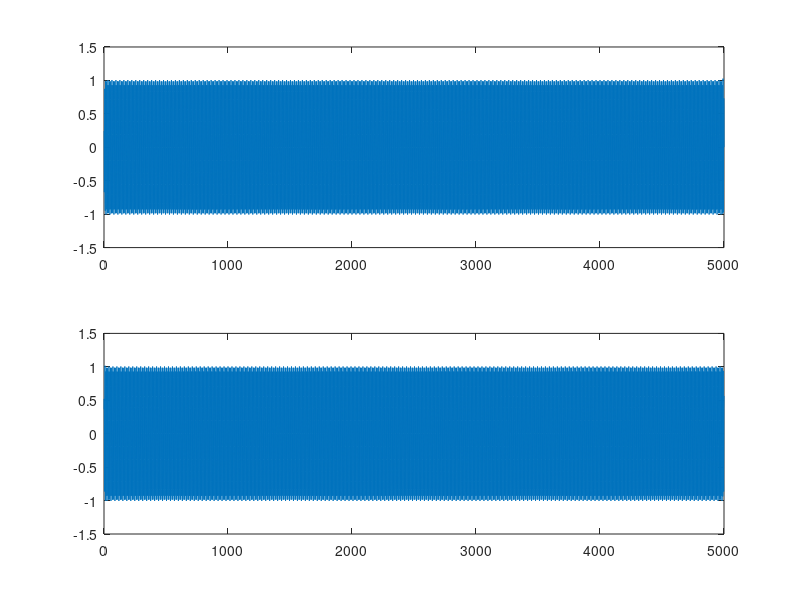
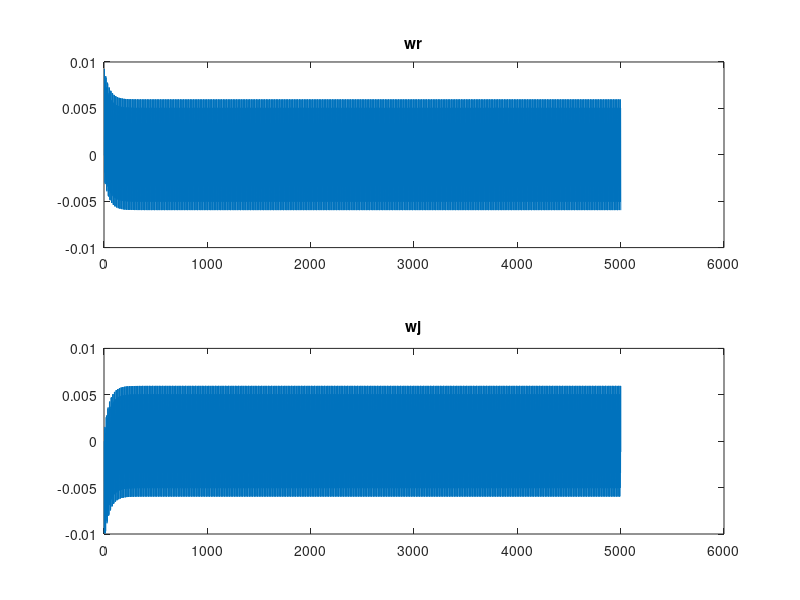

MATLAB code for these plots, in order:
close all
clear all
clc

% Choose how much amplitude and phase mismatch between local oscillator
% signals
ampl_mismatch_db = 0;  %[dB]
IQ_phase_mismatch = 0; %[degrees]


%% Some parameters
Fs2 = 16e6;
downrate = 200;
Fs = downrate * Fs2;
dT = 1/Fs;
RF_ampl = 2;
LOI_ampl = 1*10^(ampl_mismatch_db/20);
LOQ_ampl = 1;
RF_freq = 2.440e8;


%% Choose which sideband the LO downconverts

% For this sideband, output amplitude should be ~0 - jon
% LO_freq = RF_freq + 2.5e6;

% For this sideband, output amplitude should be ~1/2 - jon
 LO_freq = RF_freq - 2.5e6;


%% Create a complex bandpass FIR filter
Hlp = fir1(28,1e6/(Fs2/2));     % Lowpass prototype
N = length(Hlp)-1;
Fbp = 2.5e6/(Fs2/2);                              % Desired frequency shift
j = complex(0,1);
Hbp = Hlp.*exp(j*Fbp*pi*(0:N));

% View frequency response of filter
% fvtool(Hbp)

% Generate some tone at RF
N = 1e6;
t = 0:dT:(N-1)*dT;
MSK = RF_ampl * sin(2*pi*RF_freq*t);

%% Create LO with amplitude and phase mismatch
LOI = LOI_ampl * sin(2*pi*LO_freq*t)+LOI_ampl;
LOQ = LOQ_ampl * sin(2*pi*LO_freq*t + IQ_phase_mismatch + 90*pi/180)+LOQ_ampl;

%% Downconvert with LO
IFI = LOI .* MSK;
IFQ = LOQ .* MSK;

% Remove high frequency mixing content
[b,a] = butter(5,40e6/(Fs/2));
IFI_filt = filter(b,a,IFI);
IFQ_filt = filter(b,a,IFQ);

% Downsample to 16 MHz before further processing
Iout = IFI_filt(1:downrate:end);
Qout = IFQ_filt(1:downrate:end);
t = t(1:downrate:end);

%% Apply matlab I/Q compensation algorithm
% https://www.mathworks.com/help/comm/ref/comm.iqimbalancecompensator-system-object.html
M = 1/100;
% x = zeros(1,length(Iout));
% y = zeros(1,length(Iout));
% w = zeros(1,length(Iout));
% 
% for ii = 1:length(Iout)
%     x(ii) = Iout(ii) + j*Qout(ii);
%     y(ii) = x(ii) + w(ii)*conj(x(ii));
%     
%     w(ii+1) = w(ii) - M*y(ii)^2;
% end
% 
% IFI_filt = real(y);
% IFQ_filt = imag(y);
% 
iy = zeros(1,length(Iout));
qy = zeros(1,length(Iout));
wr = zeros(1,length(Iout));
wj = zeros(1,length(Iout));

for ii = 1:length(Iout)
    iy(ii) = Iout(ii) + wr(ii)*Iout(ii) + wj(ii)*Qout(ii);
    qy(ii) = Qout(ii) + wj(ii)*Iout(ii) - wr(ii)*Qout(ii);
    
    wr(ii+1) = wr(ii) - M*(iy(ii) + qy(ii))*(iy(ii)-qy(ii));
    wj(ii+1) = wj(ii) - M*(2*iy(ii)*qy(ii));
end

IFI_filt = iy;
IFQ_filt = qy;

% IFI_filt = Iout;
% IFQ_filt = Qout;
%%
% Filter signal with complex bandpass filter    
Rcoeff = real(Hbp);
Icoeff = imag(Hbp);

x1 = conv(IFI_filt,Rcoeff,'same');
x2 = conv(IFQ_filt,Icoeff,'same');
Iout = x1 - x2;

x3 = conv(IFI_filt,Icoeff,'same');
x4 = conv(IFQ_filt,Rcoeff,'same');
Qout = x3 + x4;

% Plot the Q channel after the IQ compensation and filtering
subplot(211);plot(Iout)
subplot(212);plot(Qout)
figure;
subplot(211);plot(wr);title('wr');
subplot(212);plot(wj);title('wj');

